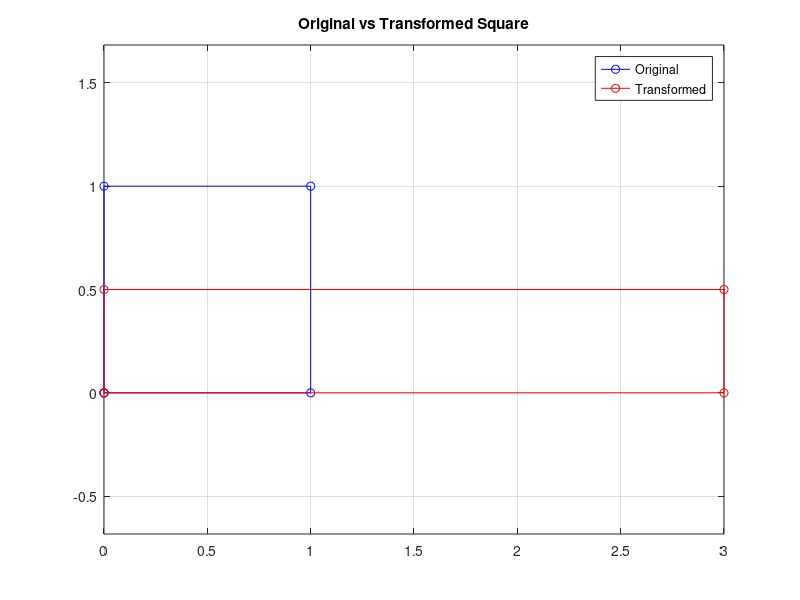

MATLAB code to generate this figure:
%% Homework Assignment 5

%% Question 1

% Part A
disp("Q.1 Part A Answers:")
T = @(x) [3 -1; 0 2] .* x
u = [1,2]
v = [-1,3]
c = 4

% Part B
disp("Q.1 Part B Answers:")
LHS1 = T(u+v)
RHS1 = T(u) + T(v)
diff1 = norm(LHS1 - RHS1)

% Part C
disp("Q.1 Part C Answers:")
LHS2 = T(c*u)
RHS2 = c * T(u)
diff2 = norm(LHS2 - RHS2)

% Part D
disp("T is a linear transformation.")

%% Question 2

% Part A
disp("Q.2 Part A Answers:")
T = @(x) [x(1)+1; 2*x(2)]
u = [1,2]
v = [-1,3]
c = 4

% Part B
disp("Q.2 Part B Answers:")
LHS1 = T(u+v)
RHS1 = T(u) + T(v)
diff1 = norm(LHS1 - RHS1)

% Part C
disp("Q.2 Part C Answers:")
LHS2 = T(c*u)
RHS2 = c * T(u)
diff2 = norm(LHS2 - RHS2)

% Part D
disp("T is a NOT linear transformation.")

%% Question 3
% Part A & B
disp("Q.3 Parts A & B Answers:")
A = [0 1; -1 0]
v = [2; -1]

% Part C
result = A * v;

% Part D
disp("Q.3 Part D Answer:")
disp(result)

%% Question 4
% Part A & B
disp("Q.4 Parts A & B Answers:")
A = [-1 0; 0 1]
points = [3 -1 5;
        -2 4 0]
% Part C
result = A * points;

% Part D
disp("Q.4 Part D Answer:")
disp(result)

%% Question 5
% Part A & B
disp("Q.5 Parts A & B Answers:")
A = [3 0; 0 1/2]
square = [0 1 1 0 0;
        0 0 1 1 0]

% Part C
result = A * square;

% Part D
disp("Q.5 Part D Answer:")
disp(result)

plot(square(1,:), square(2,:), 'b-o', 'DisplayName', 'Original')
hold on
plot(result(1,:), result(2,:), 'r-o', 'DisplayName', 'Transformed')
legend
axis equal
grid on
title('Original vs Transformed Square')
